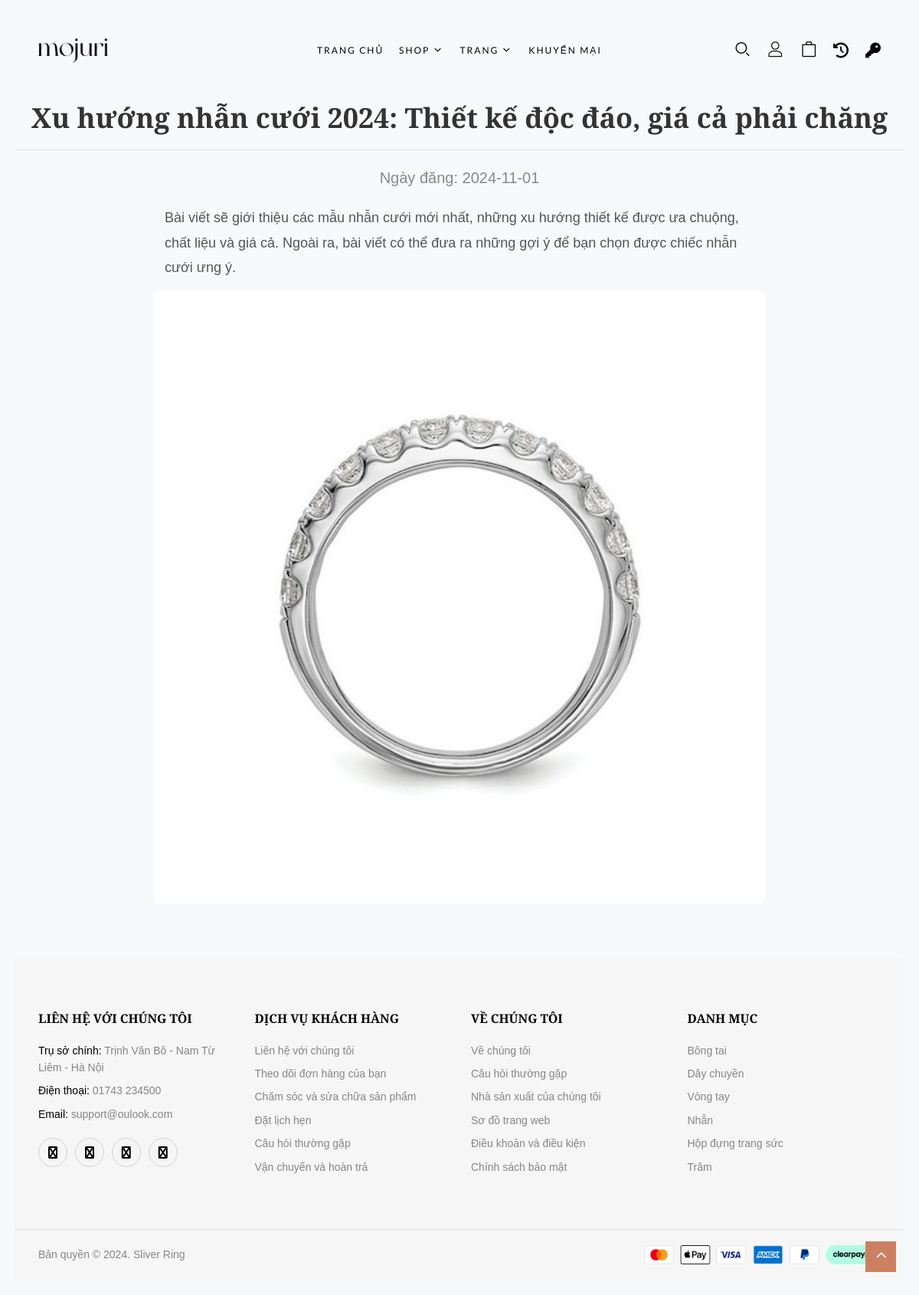
Page /?act=tin-tuc&id=11 on the committed database.
### tables this page shows
CREATE TABLE `tin_tucs` (
  `id` int NOT NULL,
  `title` varchar(255) NOT NULL,
  `content` text NOT NULL,
  `img` text NOT NULL,
  `date` date DEFAULT NULL
);

### controllers/TinTucController.php (called while the page is built, shortened)
<?php
class TinTucController
{
    public $modelTinTuc;
    public function __construct()
    {
        $this->modelTinTuc = new TinTuc();
    }
    public function tintuc()
    {
        $id = isset($_GET['id']) ? intval($_GET['id']) : 0;
        $TinTucs = $this->modelTinTuc->getTinTucById($id);
        require_once 'views/tintuc/tintuc.php';
    }
}

### commons/function.php (called while the page is built, shortened)
<?php
function connectDB()
{
    $host = DB_HOST;
    $port = DB_PORT;
    $dbname = DB_NAME;
    try {
        $conn = new PDO("mysql:host=$host;port=$port;dbname=$dbname", DB_USERNAME, DB_PASSWORD);
        $conn->setAttribute(PDO::ATTR_ERRMODE, PDO::ERRMODE_EXCEPTION);
        $conn->setAttribute(PDO::ATTR_DEFAULT_FETCH_MODE, PDO::FETCH_ASSOC);
        return $conn;
    } catch (PDOException $e) {
        echo ("Connection failed: " . $e->getMessage());
    }
}

### models/TinTuc.php (called while the page is built, shortened)
<?php
class  TinTuc {
    public $conn;
    public function __construct(){
        $this->conn = connectDB();
    }
    public function getTinTucById($id) {
        try {
            $sql = 'SELECT * FROM tin_tucs WHERE id = :id';
            $stmt = $this->conn->prepare($sql);
            $stmt->bindParam(':id', $id, PDO::PARAM_INT);
            $stmt->execute();
            return $stmt->fetch(PDO::FETCH_ASSOC);
        } catch (PDOException $e) {
            echo 'Lỗi: ' . $e->getMessage();
        }
    }
}
?>

### views/tintuc/tintuc.php (the view, shortened to what this page needs)
<?php require_once 'views/layout/header.php'; ?>
<body class="shop">
    <div id="page" class="hfeed page-wrapper">
        <?php require_once 'views/layout/menu.php'; ?>
        <h1 class="title"><?= $TinTucs['title'] ?></h1>
        <hr>
        <p class="news-detail-date">Ngày đăng: <?= $TinTucs['date'] ?></p>
        <div class="news-detail-container">
            <div class="news-detail-content">
                <p><?= $TinTucs['content'] ?></p>
            </div>
            <img src=<?= 'http://localhost/DA1-Silver_Ring' . $TinTucs['img'] ?> alt="Ảnh tin tức" class="image">
        </div>
    <?php require_once('views/layout/footer.php'); ?>
</body>

### views/tintuc/tintuc.php (style rules this page uses)
body { background-color: #f8f9fa; line-height: 1.6; padding: 20px; font-family: Arial, sans-serif; }
.title { text-align: center; font-size: 36px; font-weight: bold; color: #333; margin: 20px 0; }
.image { width: 100%; max-width: 800px; height: auto; border-radius: 8px; margin-bottom: 20px; display: block; margin-left: auto; margin-right: auto; }
.news-detail-date { font-size: 20px; color: #888; margin-bottom: 20px; text-align: center; }
.news-detail-content { font-size: 18px; line-height: 1.8; color: #555; margin: 0 auto; max-width: 800px; padding: 0 15px; }
.news-detail-content p { margin-bottom: 15px; }
hr { border: none; border-top: 1px solid #ddd; margin: 20px 0; }

### rows in the picture
tin_tucs: title "Xu hướng nhẫn cưới 2024: Thiết kế độc đáo, giá cả phải chăng", date "2024-11-01", content "Bài viết sẽ giới thiệu các mẫu nhẫn cưới mới nhất, những xu hướng thiết kế được ưa chuộng, chất liệu và giá cả. Ngoài ra, bài viết có thể đưa ra những gợi ý để bạn chọn được chiếc nhẫn cưới ưng ý.", img (picture)
